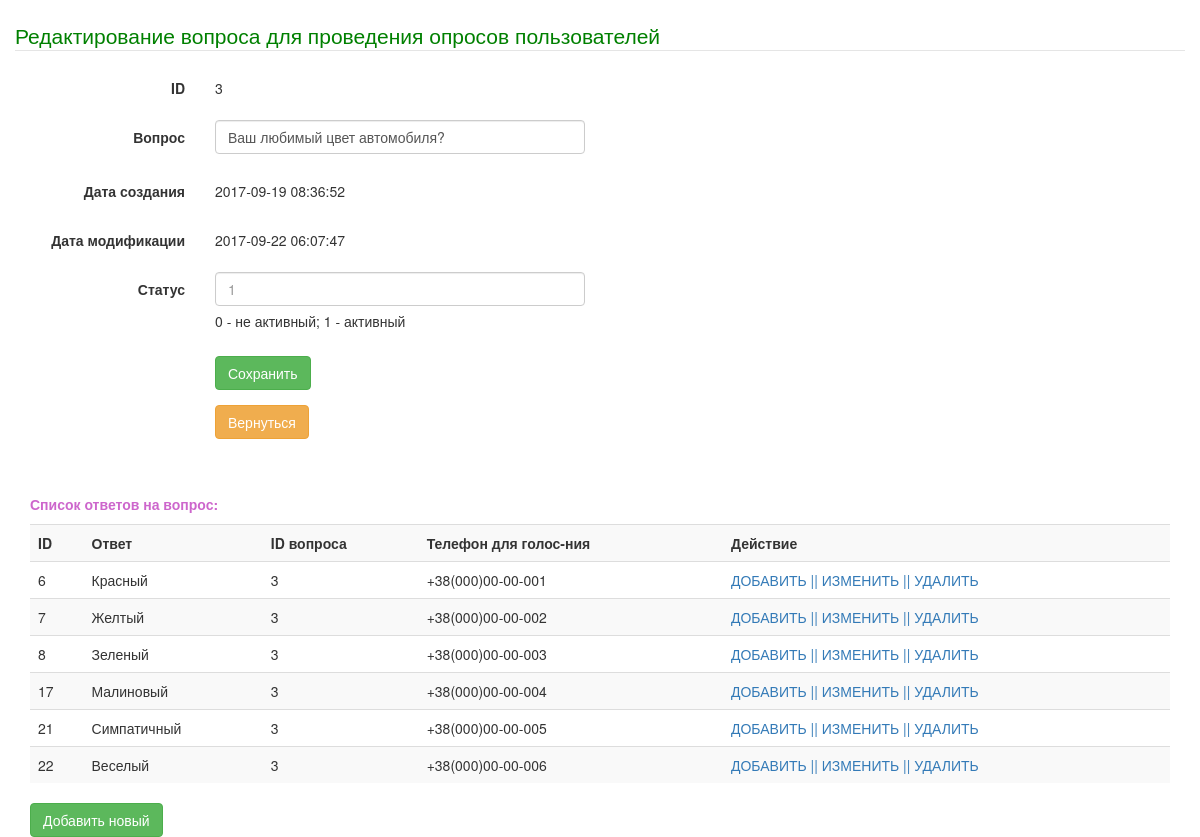
/page/edit_question_opros.php?id=3, run on the app's committed database.
### tables this page shows
CREATE TABLE `questions_opros` (
  `id` int(11) NOT NULL,
  `question` varchar(255) NOT NULL,
  `date_created` timestamp NOT NULL DEFAULT CURRENT_TIMESTAMP,
  `date_modification` timestamp NOT NULL DEFAULT CURRENT_TIMESTAMP ON UPDATE CURRENT_TIMESTAMP,
  `active` tinyint(1) NOT NULL DEFAULT '0'
);

CREATE TABLE `answers_opros` (
  `id` int(11) NOT NULL,
  `answer` varchar(255) NOT NULL,
  `question_id` int(11) NOT NULL,
  `phone` varchar(20) NOT NULL,
  `votes` int(11) NOT NULL DEFAULT '0'
);

### page/edit_question_opros.php (the view, shortened to what this page needs)
<?php
include_once '../connect.php';
$questions = mysqli_query($db,"
		SELECT *
		FROM `questions_opros`
		WHERE `id` = ".(int)$_GET['id']."
		LIMIT 1
	") or exit(mysqli_error());
$row = mysqli_fetch_assoc($questions);
?>
<!DOCTYPE html>
<html lang="en">
<html>
  <head>
    <link href="../css/bootstrap.css" rel="stylesheet">
	<link rel="stylesheet" type="text/css" href="../style.css" />
  </head>
  <body>
	<div class = "container-fluid">
		<div class = "row">
			<div class="col-md-12">
				<form class="form-horizontal" action="" method="post">
						<br>
						<fieldset>
						<legend style="color: green">Редактирование вопроса для проведения опросов пользователей</legend>
							<div class="form-group">
								<label class="col-sm-2 control-label">ID</label>
								<div class="col-sm-10">
								  <p class="form-control-static"><?php echo $row['id']; ?></p>
								</div>
							</div>
							<div class="form-group">
								<label class="col-sm-2 control-label">Вопрос</label>
								<div class="col-sm-4">
								  <input type="text" name ="question" class="form-control" placeholder="<?php echo $row['question']; ?>" autofocus style="margin-bottom: 5px;" value="<?php echo $row['question']; ?>">
								</div>
							</div>
							<div class="form-group">
								<label class="col-sm-2 control-label">Дата создания</label>
								<div class="col-sm-10">
								  <p class="form-control-static"><?php echo $row['date_created']; ?></p>
								</div>
							</div>
							<div class="form-group">
								<label class="col-sm-2 control-label">Дата модификации</label>
								<div class="col-sm-10">
								  <p class="form-control-static"><?php echo $row['date_modification']; ?></p>
								</div>
							</div>
							<div class="form-group">
								<label class="col-sm-2 control-label">Статус</label>
								<div class="col-sm-4">
								  <input type="text" name ="active" class="form-control" placeholder="<?php echo $row['active']; ?>" required autofocus style="margin-bottom: 5px;" value="">
								  <p>0 - не активный;  1 - активный</p>
								</div>
							</div>
							<div class="form-group">
								<div class="col-md-4 col-md-offset-2">
									<button type="submit" name="edit" class="btn btn-success">Сохранить</button>
								</div>
							</div>
							<div class="form-group">
								<div class="col-md-4 col-md-offset-2">
									<a href="options_oprosy.php" class="btn btn-warning" role="button">Вернуться</a>
								</div>
							</div>
						</fieldset>
				</form>
				<div class="col-md-12">
<br>
		<br>
		<p><b style="color: #cd66cc;">Список ответов на вопрос:</b></p>
		<table class="table table-striped">
			<tbody>
				<tr >
					<th>ID</th>
					<th>Ответ</th>
					<th>ID вопроса</th>
					<th>Телефон для голос-ния</th>
					<th>Действие</th>
				</tr>
			<?php
				$result = mysqli_query($db, "SELECT *
				FROM `answers_opros`
				WHERE `question_id` = ".(int)$_GET['id']."
				LIMIT 50
				");
				if (isset($result)) {
				while($row = mysqli_fetch_assoc($result)) {
				echo '<tr>';
					echo '<td>' . $row['id'] . '</td>';
					echo '<td>' . $row['answer'] . '</td>';
					echo '<td>' . $row['question_id'] . '</td>';
					echo '<td>' . $row['phone'] . '</td>';
					echo "<td><a href='add_answer_opros.php?action=add&question_id={$row['question_id']} '>ДОБАВИТЬ   ||</a> <a href='edit_answer_opros.php?action=edit&id={$row['id']} '>ИЗМЕНИТЬ   ||</a><a href='edit_answer_opros.php?page=edit_answer_opros&action=delete&id={$row['id']}' onClick='return areYuoSure();'> УДАЛИТЬ</a></td>";
				}
				}
			?>
				</tr>
			</tbody>
		</table>
		<a href="add_answer_opros.php" class="btn btn-success" role="button">Добавить новый</a>
		</div>
			</div>
		</div>
	</div>
  </body>
</html>

### style.css (style rules this page uses)
body { margin:0px; padding:0px; }
p { margin: 0 0 10px; }

### data on the page
questions_opros: id "3", question "Ваш любимый цвет автомобиля?", date_created "2017-09-19 08:36:52", date_modification "2017-09-22 06:07:47", active "1"
answers_opros: id "6", answer "Красный", question "3", phone "+38(000)00-00-001"
answers_opros: id "7", answer "Желтый", question "3", phone "+38(000)00-00-002"
answers_opros: id "8", answer "Зеленый", question "3", phone "+38(000)00-00-003"
answers_opros: id "17", answer "Малиновый", question "3", phone "+38(000)00-00-004"
answers_opros: id "21", answer "Симпатичный", question "3", phone "+38(000)00-00-005"
answers_opros: id "22", answer "Веселый", question "3", phone "+38(000)00-00-006"
